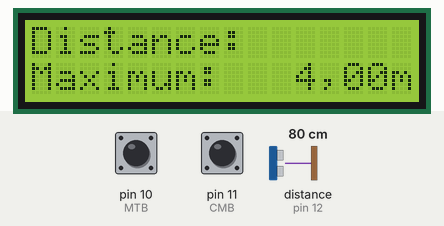
Recording of a sketch running on a simulated Arduino Uno, built with avr-gcc and run on an emulated ATmega328P. Parts: 16×2 character LCD. Inputs (shaded band) come from the test bench; at power-on: pin 10 (MTB) HIGH, pin 11 (CMB) HIGH, distance to the obstacle (sensor on pin 12) 80 cm. The echo pulse lasts 58.3 µs per cm.

Above: at 1.2 s.
1.3 s: pin 10 (MTB) pulled LOW for 0.15 s
At 2.5 s:
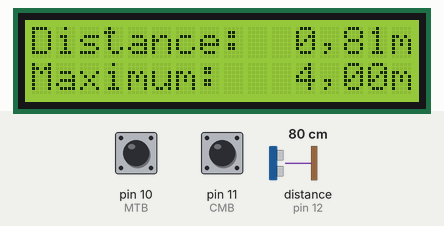
2.9 s: pin 11 (CMB) pulled LOW for 0.15 s
At 3.9 s:
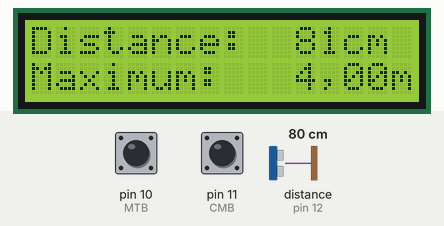
4.5 s: pin 10 (MTB) pulled LOW for 1 s
At 5.2 s:
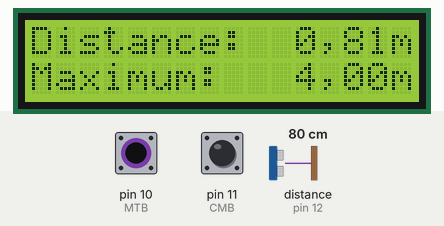
7.0 s: pin 11 (CMB) pulled LOW for 1 s
At 8.2 s:
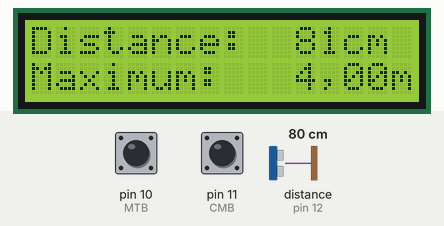
Timing chart, 0 to 10.0 s (numbered marks = the images above; inputs shaded):
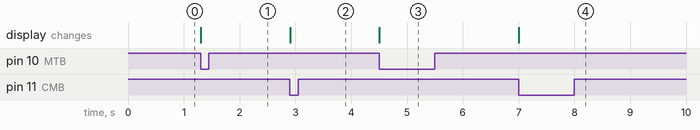

Measured:
- after the input at 1.3 s, the display: changes at once (image 1)
- after the input at 2.9 s, the display: changes at once (image 2)
- after the input at 4.5 s, the display: changes at once (image 3)
- after the input at 7.0 s, the display: changes at once (image 4)

The sketch:

DistanceMeter.ino
```cpp
#include <NewPing.h>

#include <LiquidCrystal.h>

#define ECHO 12
#define TRG 13

#define CMB 11
#define MTB 10

LiquidCrystal lcd(2,3,4,5,7,8,9);
NewPing sonar = NewPing(TRG, ECHO, 4000);

void setup() {
  // put your setup code here, to run once:

  lcd.begin(16, 2);

  pinMode(CMB, INPUT_PULLUP);
  pinMode(MTB, INPUT_PULLUP);

  lcd.print("Distance: ");
  lcd.setCursor(0, 1);
  lcd.print("Maximum:   4,00m");
}

void loop() {
  // put your main code here, to run repeatedly:
  int distance = sonar.ping_cm();

  if(digitalRead(CMB) == LOW) {
    writeLCD(distance, true);
    while(digitalRead(CMB) == LOW) {

    }
  }else if(digitalRead(MTB) == LOW) {
    writeLCD(distance, false);
    while(digitalRead(MTB) == LOW) {

    }
  }
}

void clearDistance() {
  lcd.setCursor(11, 0);
  lcd.print("     ");
  lcd.setCursor(11, 0);
}

String formatDistance(String distance) {
  String model = "0,00";
  for(int i=distance.length()-1, z=3, cont=0; cont<distance.length(); i--, z--, cont++) {
    if(z == 1) {
      i++;
      cont--;
    } else {
      model[z] = distance[i];
    }
  }
  return model;
}

void writeLCD(int distance, bool cm) {
  if(cm) {
    clearDistance();
    lcd.print(distance);
    lcd.print("cm");
  }else {
    String distanceStr = String(distance); //Transforma int em string
    clearDistance();
    String formattedDistance = formatDistance(distanceStr);
    lcd.print(formattedDistance);
    lcd.print("m");
  }
}
```
